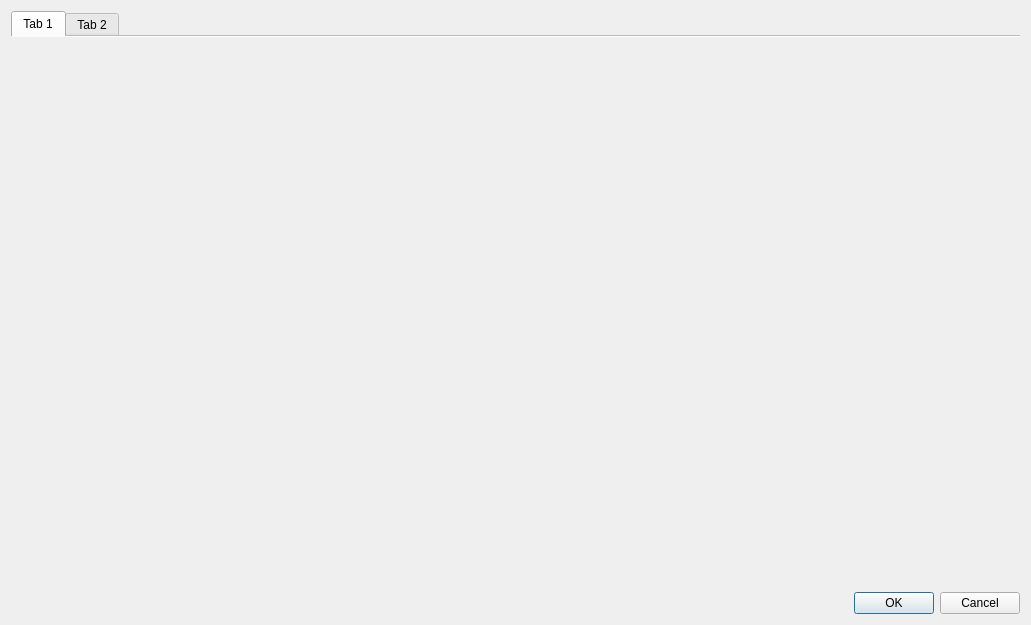
<?xml version="1.0" encoding="UTF-8"?>
<ui version="4.0">
 <class>Dialog</class>
 <widget class="QDialog" name="Dialog">
  <property name="geometry">
   <rect>
    <x>0</x>
    <y>0</y>
    <width>1031</width>
    <height>625</height>
   </rect>
  </property>
  <property name="windowTitle">
   <string>Dialog</string>
  </property>
  <layout class="QGridLayout" name="gridLayout">
   <item row="0" column="0">
    <layout class="QVBoxLayout" name="verticalLayout">
     <item>
      <widget class="QTabWidget" name="tabWidget">
       <property name="styleSheet">
        <string notr="true"/>
       </property>
       <property name="currentIndex">
        <number>0</number>
       </property>
       <property name="documentMode">
        <bool>true</bool>
       </property>
       <widget class="QWidget" name="tab">
        <attribute name="title">
         <string>Tab 1</string>
        </attribute>
       </widget>
       <widget class="QWidget" name="tab_2">
        <attribute name="title">
         <string>Tab 2</string>
        </attribute>
       </widget>
      </widget>
     </item>
    </layout>
   </item>
   <item row="1" column="0">
    <widget class="QDialogButtonBox" name="buttonBox">
     <property name="standardButtons">
      <set>QDialogButtonBox::Cancel|QDialogButtonBox::Ok</set>
     </property>
    </widget>
   </item>
  </layout>
 </widget>
 <resources/>
 <connections/>
</ui>
